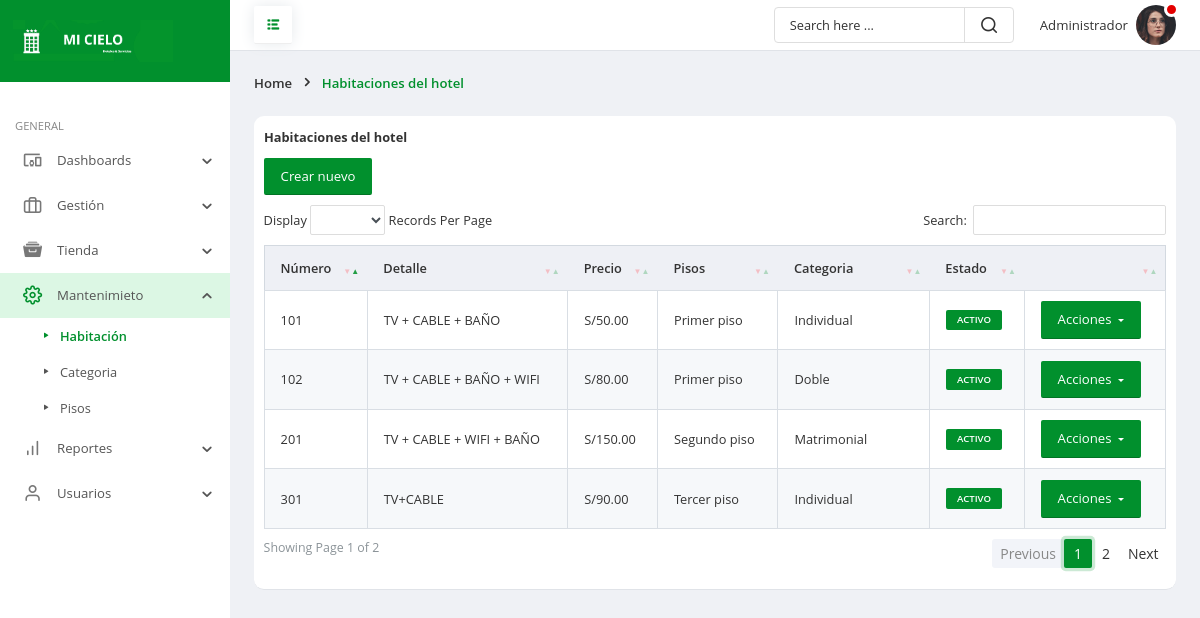
The page /frontend/habitacion/mostrar.php (signed in) on the database its author committed.
### tables this page shows
CREATE TABLE `habitaciones` (
  `idhab` int(11) NOT NULL,
  `numiha` char(3) NOT NULL,
  `detaha` text NOT NULL,
  `precha` decimal(10,2) NOT NULL,
  `idps` int(11) NOT NULL,
  `idhc` int(11) NOT NULL,
  `estadha` char(1) NOT NULL,
  `fere` timestamp NOT NULL DEFAULT current_timestamp() ON UPDATE current_timestamp()
);

CREATE TABLE `pisos` (
  `idps` int(11) NOT NULL,
  `nompis` varchar(30) NOT NULL,
  `estp` char(1) NOT NULL,
  `fere` timestamp NOT NULL DEFAULT current_timestamp() ON UPDATE current_timestamp()
);

CREATE TABLE `hcate` (
  `idhc` int(11) NOT NULL,
  `nomhc` varchar(35) NOT NULL,
  `estahc` char(1) NOT NULL,
  `fere` timestamp NOT NULL DEFAULT current_timestamp() ON UPDATE current_timestamp()
);

### frontend/habitacion/mostrar.php (the view, shortened to what this page needs)
<!doctype html>
<html lang="es">
	<head>
		<link rel="stylesheet" href="../../backend/css/bootstrap.min.css">
		<link rel="stylesheet" href="../../backend/fonts/style.css">
		<link rel="stylesheet" href="../../backend/css/main.css">
		<link rel="stylesheet" href="../../backend/vendor/datatables/dataTables.bs4.css" />
		<link rel="stylesheet" href="../../backend/vendor/datatables/dataTables.bs4-custom.css" />
		<link href="../../backend/vendor/datatables/buttons.bs.css" rel="stylesheet" />
	</head>
	<body>
		<div class="page-wrapper">
			<nav id="sidebar" class="sidebar-wrapper">
				<div class="sidebar-brand">
					<a href="../administrador/escritorio.php" class="logo">
						<img src="../../backend/img/rt.png" alt="Hotel mi cielo" />
					</a>
				</div>
				<div class="sidebar-content">
					<div class="sidebar-menu">
						<ul>
							<li class="header-menu">General</li>
							<li class="sidebar-dropdown">
								<a href="#">
									<i class="icon-devices_other"></i>
									<span class="menu-text">Dashboards</span>
								</a>
							</li>
							<li class="sidebar-dropdown">
								<a href="#">
									<i class="icon-briefcase"></i>
									<span class="menu-text">Gestión</span>
								</a>
							</li>
							<li class="sidebar-dropdown">
								<a href="#">
									<i class="icon-archive"></i>
									<span class="menu-text">Tienda</span>
								</a>
							</li>
							<li class="sidebar-dropdown active">
								<a href="#">
									<i class="icon-settings1"></i>
									<span class="menu-text">Mantenimieto</span>
								</a>
								<div class="sidebar-submenu">
									<ul>
										<li>
											<a href="../habitacion/mostrar.php" class="current-page">Habitación</a>
										</li>
										<li>
											<a href="../h_categoria/mostrar.php">Categoria</a>
										</li>
										<li>
											<a href="../pisos/mostrar.php">Pisos</a>
										</li>
									</ul>
								</div>
							</li>
							<li class="sidebar-dropdown">
								<a href="#">
									<i class="icon-bar-chart"></i>
									<span class="menu-text">Reportes</span>
								</a>
							</li>
							<li class="sidebar-dropdown">
								<a href="#">
									<i class="icon-user1"></i>
									<span class="menu-text">Usuarios</span>
								</a>
							</li>
						</ul>
					</div>
				</div>
			</nav>
			<div class="page-content">
				<header class="header">
					<div class="toggle-btns">
						<a id="pin-sidebar" href="#">
							<i class="icon-list"></i>
						</a>
					</div>
					<div class="header-items">
						<div class="custom-search">
							<input type="text" class="search-query" placeholder="Search here ...">
							<i class="icon-search1"></i>
						</div>
						<ul class="header-actions">
							<li class="dropdown">
								<a href="#" id="userSettings" class="user-settings" data-toggle="dropdown" aria-haspopup="true">
									<span class="user-name"><?php echo $_SESSION['nombre']; ?></span>
									<span class="avatar">
										<img src="../../backend/img/user24.png" alt="avatar">
										<span class="status busy"></span>
									</span>
								</a>
							</li>
						</ul>
					</div>
				</header>
				<div class="page-header">
					<ol class="breadcrumb">
						<li class="breadcrumb-item">Home</li>
						<li class="breadcrumb-item active">Habitaciones del hotel</li>
					</ol>
				</div>
				<div class="main-container">
					<div class="row gutters">
						<div class="col-xl-12 col-lg-12 col-md-12 col-sm-12 col-12">
							<div class="table-container">
								<div class="t-header">Habitaciones del hotel</div>
								<div class="documents-header">
												<button class="btn btn-primary btn-lg" onclick="location.href='nuevo.php'">Crear nuevo</button>
											</div>
								<div class="table-responsive">
									 	<?php
require_once('../../backend/config/Conexion.php');
$sentencia = $connect->prepare("SELECT habitaciones.idhab, habitaciones.numiha, habitaciones.detaha, habitaciones.precha, pisos.idps, pisos.nompis, hcate.idhc, hcate.nomhc, habitaciones.estadha FROM habitaciones INNER JOIN pisos ON habitaciones.idps =pisos.idps INNER JOIN hcate ON habitaciones.idhc =hcate.idhc ORDER BY idhab DESC;");
 $sentencia->execute();
$data =  array();
if($sentencia){
  while($r = $sentencia->fetchObject()){
    $data[] = $r;
  }
}
									 ?>
									 <?php if(count($data)>0):?>
									<table id="basicExample" class="table custom-table">
										<thead>
											<tr>
												<th>Número</th>
												<th>Detalle</th>
												<th>Precio</th>
												<th>Pisos</th>
												<th>Categoria</th>
												<th>Estado</th>
												<th></th>
											</tr>
										</thead>
										<tbody>
											<?php foreach($data as $d):?>
											<tr>
												<td><?php echo $d->numiha	 ?></td>
												<td><?php echo $d->detaha	 ?></td>
												<td>S/<?php echo $d->precha	 ?></td>
												<td><?php echo $d->nompis	 ?></td>
												<td><?php echo $d->nomhc	 ?></td>
												<td>
													<?php
          if ($d->estadha==1) {
            echo '<span class="badge badge-primary">ACTIVO</span>';
          }else{
           echo '<span class="badge">INACTIVO</span>';
          }
         ?>
												</td>
												<td>
	<div class="btn-group">
												<button class="btn btn-primary btn-lg dropdown-toggle" type="button" data-toggle="dropdown" aria-haspopup="true" aria-expanded="false">
													Acciones
												</button>
											</div>
										</td>
											</tr>
											<?php endforeach; ?>
										</tbody>
									</table>
									<?php else:?>
    <p class="alert alert-warning">No hay registros</p>
    <?php endif; ?>
								</div>
							</div>
						</div>
					</div>
				</div>
			</div>
		</div>
	</body>
</html>

### rows shown on the page
habitaciones: numiha "301", detaha "TV+CABLE", precha "90.00", idps.nompis "Tercer piso", idhc.nomhc "Individual", estadha "ACTIVO"
habitaciones: numiha "201", detaha "TV + CABLE + WIFI + BAÑO", precha "150.00", idps.nompis "Segundo piso", idhc.nomhc "Matrimonial", estadha "ACTIVO"
habitaciones: numiha "102", detaha "TV + CABLE + BAÑO + WIFI", precha "80.00", idps.nompis "Primer piso", idhc.nomhc "Doble", estadha "ACTIVO"
habitaciones: numiha "101", detaha "TV + CABLE + BAÑO", precha "50.00", idps.nompis "Primer piso", idhc.nomhc "Individual", estadha "ACTIVO"

### other values the page prints
$_SESSION['nombre'] "Administrador"
